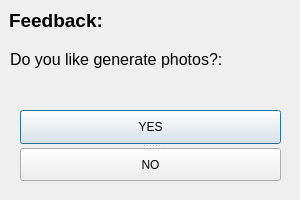
<?xml version="1.0" encoding="UTF-8"?>
<ui version="4.0">
 <class>Dialog</class>
 <widget class="QDialog" name="Dialog">
  <property name="geometry">
   <rect>
    <x>0</x>
    <y>0</y>
    <width>300</width>
    <height>200</height>
   </rect>
  </property>
  <property name="minimumSize">
   <size>
    <width>300</width>
    <height>200</height>
   </size>
  </property>
  <property name="maximumSize">
   <size>
    <width>300</width>
    <height>200</height>
   </size>
  </property>
  <property name="windowTitle">
   <string>Feedback</string>
  </property>
  <widget class="QLabel" name="label">
   <property name="geometry">
    <rect>
     <x>9</x>
     <y>9</y>
     <width>96</width>
     <height>23</height>
    </rect>
   </property>
   <property name="font">
    <font>
     <pointsize>14</pointsize>
     <weight>75</weight>
     <bold>true</bold>
    </font>
   </property>
   <property name="text">
    <string>Feedback:</string>
   </property>
  </widget>
  <widget class="QLabel" name="label_2">
   <property name="geometry">
    <rect>
     <x>10</x>
     <y>50</y>
     <width>213</width>
     <height>19</height>
    </rect>
   </property>
   <property name="font">
    <font>
     <pointsize>12</pointsize>
     <weight>50</weight>
     <bold>false</bold>
    </font>
   </property>
   <property name="text">
    <string>Do you like generate photos?:</string>
   </property>
  </widget>
  <widget class="QSplitter" name="splitter">
   <property name="geometry">
    <rect>
     <x>20</x>
     <y>110</y>
     <width>261</width>
     <height>71</height>
    </rect>
   </property>
   <property name="orientation">
    <enum>Qt::Vertical</enum>
   </property>
   <widget class="QPushButton" name="yes_button">
    <property name="text">
     <string>YES</string>
    </property>
   </widget>
   <widget class="QPushButton" name="no_button">
    <property name="text">
     <string>NO</string>
    </property>
   </widget>
  </widget>
 </widget>
 <resources/>
 <connections/>
</ui>
